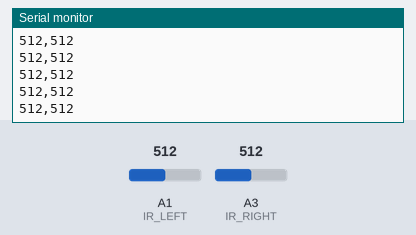
Simulated run of this sketch. Board: Arduino Uno, built with avr-gcc and run on an emulated ATmega328P. Parts: the last lines printed to the serial monitor. The inputs (shaded band) are chosen by the test bench; at power-on: A1 (IR_LEFT) = 512, A3 (IR_RIGHT) = 512.

Above: at 1.7 s.
1.8 s: A1 (IR_LEFT) set to 716
At 2.3 s:
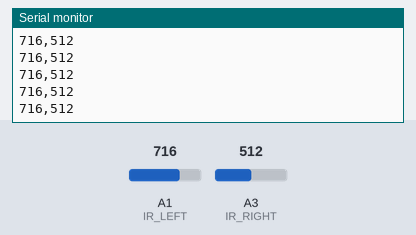
3.3 s: A3 (IR_RIGHT) set to 716
At 4.0 s:
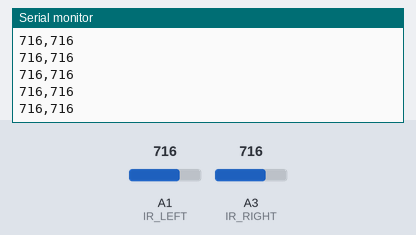
4.8 s: A1 (IR_LEFT) set to 900
At 5.4 s:
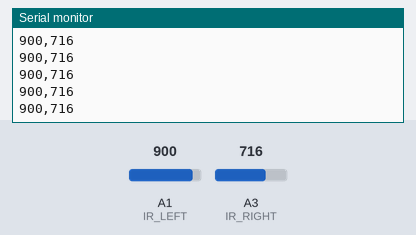
6.3 s: A3 (IR_RIGHT) set to 900
At 7.1 s:
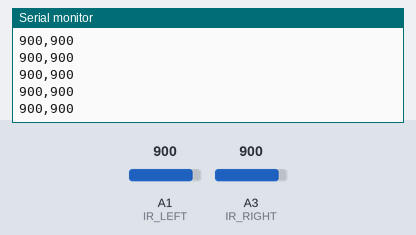
Timing chart, 0 to 8.8 s (numbered marks = the images above; inputs shaded):
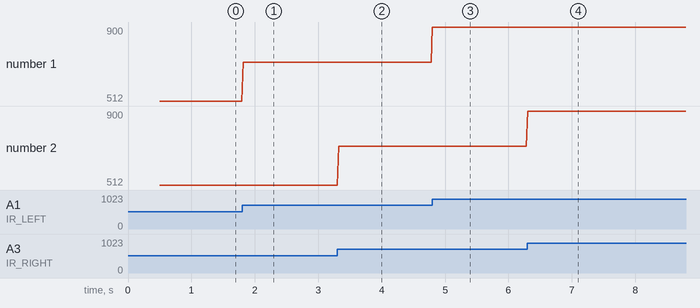

The sketch:

IR_Test.ino
```cpp
// IR Sensors
const int
  IR_LEFT = A1,
  IR_RIGHT = A3;

void setup() {
  // Set up IR sensor pins as inputs
  pinMode(IR_LEFT, INPUT);
  pinMode(IR_RIGHT, INPUT);

  // Start Serial Comms
  Serial.begin(115200);
  // Clear lines to indicate new serial data
  Serial.println("");
  Serial.println("");

  delay(500);  // Delay for a bit to show the "MPU6050 Found" message
}

void loop() {
  // Read IR sensor values
  int leftSensor = analogRead(IR_LEFT);
  int rightSensor = analogRead(IR_RIGHT);

  Serial.print(leftSensor);
  Serial.print(",");
  Serial.print(rightSensor);
  Serial.println("");

  delay(20);
}
```

Measured:
- after the input at 1.8 s, the serial monitor: prints a new line at once (image 1)
- after the input at 3.3 s, the serial monitor: prints a new line at once (image 2)
- after the input at 4.8 s, the serial monitor: prints a new line at once (image 3)
- after the input at 6.3 s, the serial monitor: prints a new line at once (image 4)
- plotted number 1: 512 → 716 after the input at 1.8 s, 716 → 900 after the input at 4.8 s
